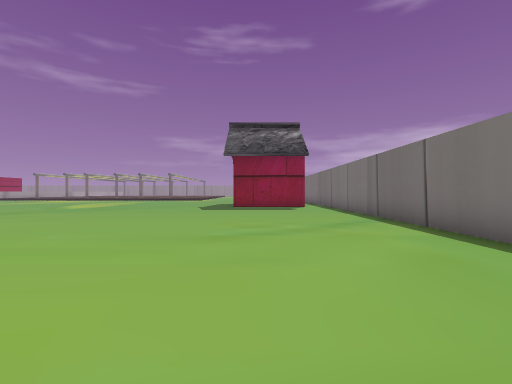
[1] (above)

24 first-person views from a walk through a level from a Godot 3-D game. The camera is 1.5 m above the floor, looks level and sees 85° across. Doors that lead somewhere are drawn open, without their leaves. The floor is counted in squares, 2 m on a side. Each view is taken from the middle of a square. On the plan, view 1 faces up. The plan holds only what a view shows up to about 10 squares ahead; the rest is blank. The place goes on beyond the plan. Flat picture figures and markers are left out. Characters and animated objects are not drawn. Some surface patterns are stand-ins.

[2]
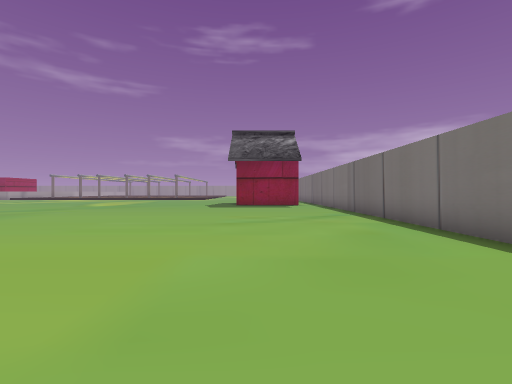

[3]
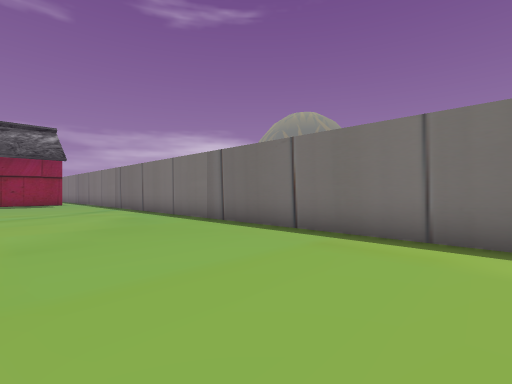

[4]
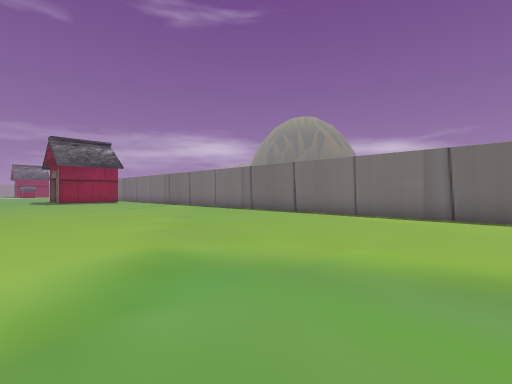

[5]
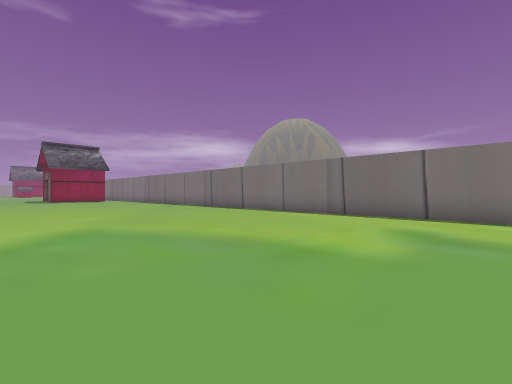

[6]
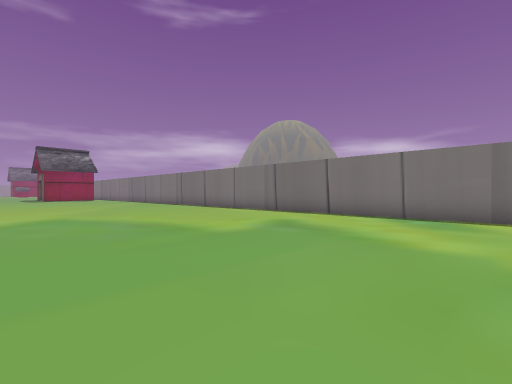

[7]
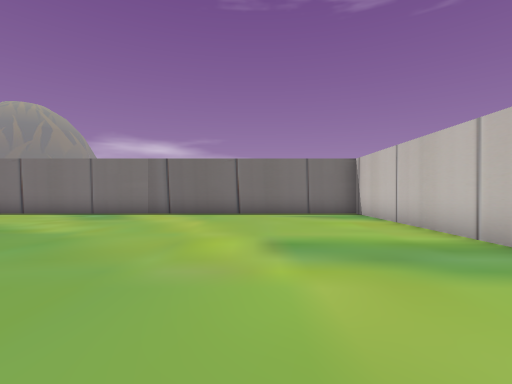

[8]
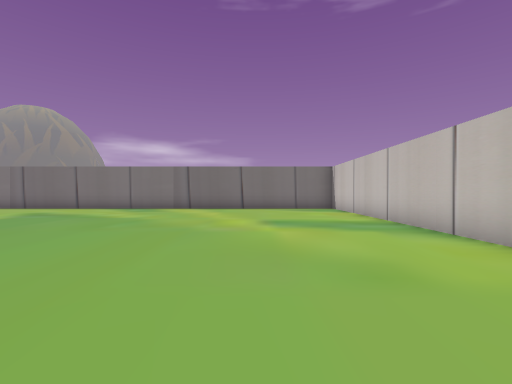

[9]
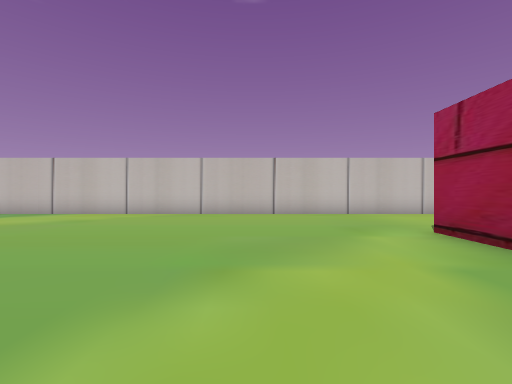

[10]
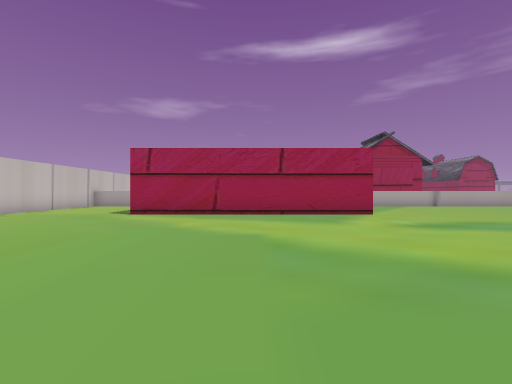

[11]
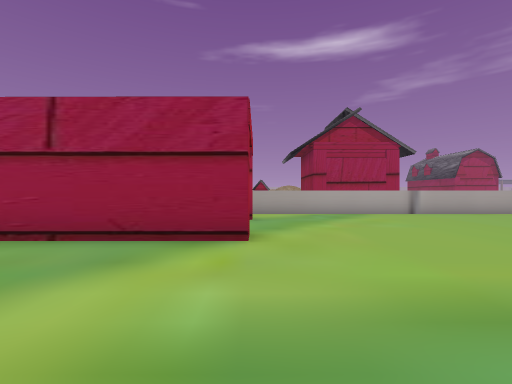

[12]
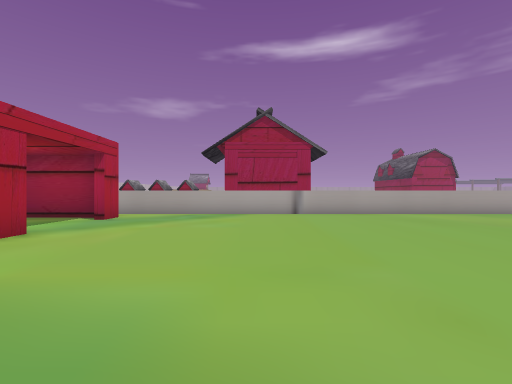

[13]
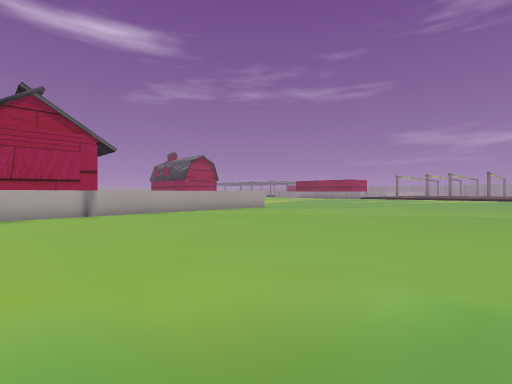

[14]
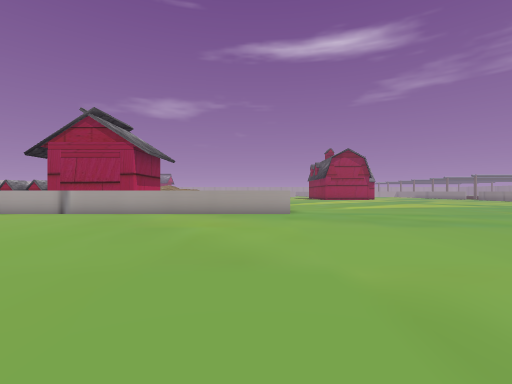

[15]
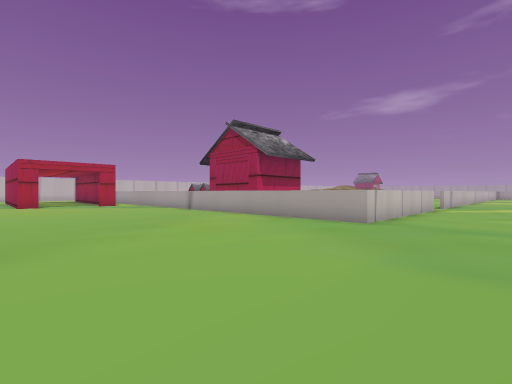

[16]
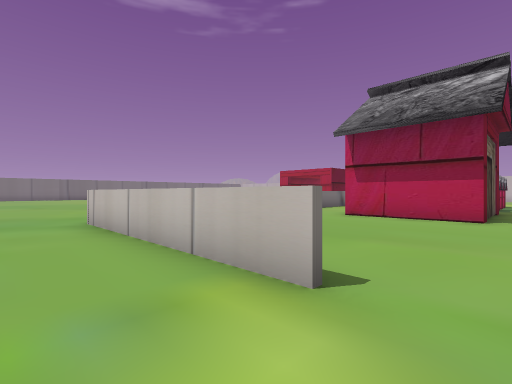

[17]
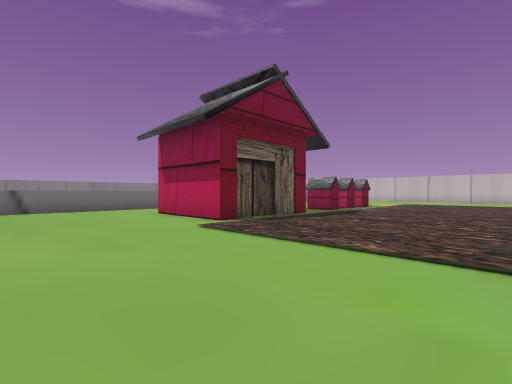

[18]
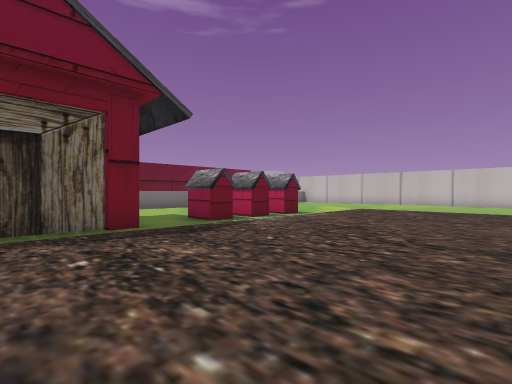

[19]
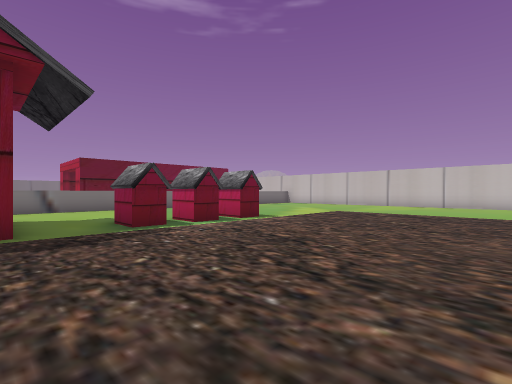

[20]
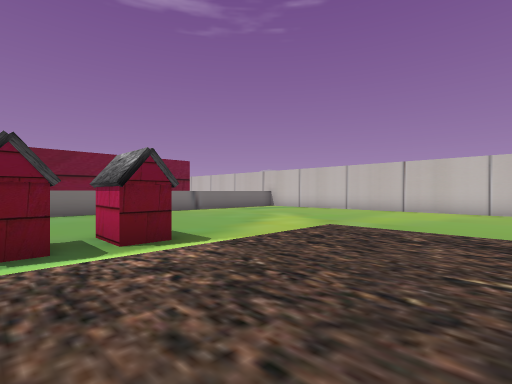

[21]
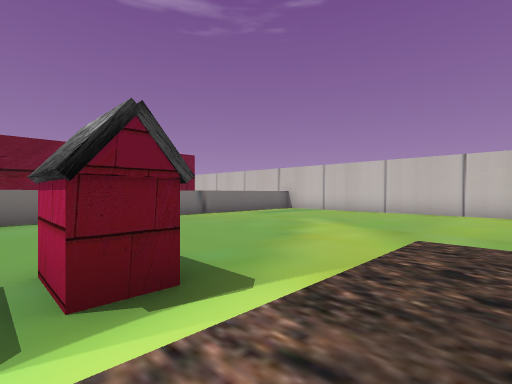

[22]
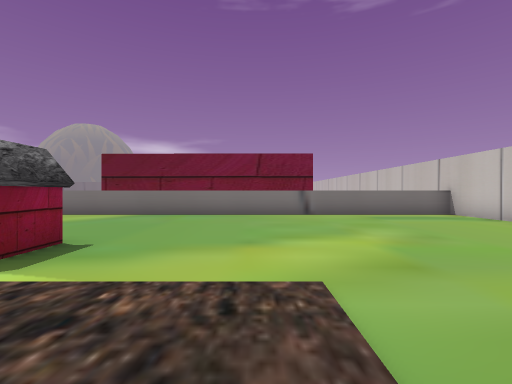

[23]
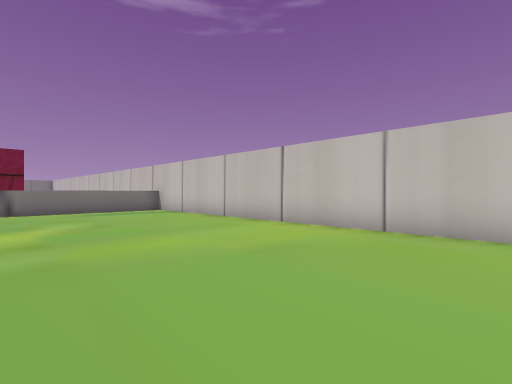

[24]
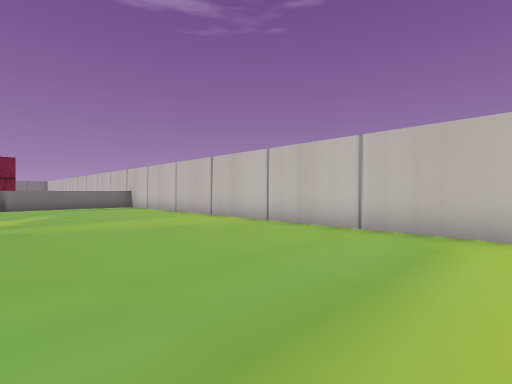

### Floor plan
Points are (right, up) in squares from view 1. A wall is a line through its corners. A room is listed if a view was taken in it or the views show most of it. See-through windows are left out.
Room 1 (views 1, 2, 3, 4, 5, 6, 7, 8, 9, 10, 11, 12, 13, 14, 15, 16)
walls: (-15.1, -8.1) (-14.3, -8.1) (-14.3, -16.2); (-18.3, -8.1) (-17.6, -8.1); (-18.2, -8.7) (-18.2, -10.7); (-18.4, -11.6) (-18.3, -10.4); (-18.4, -16.2) (-18.4, -15.6); (-25.9, 5.2) (-19.6, 5.2) (-19.6, -8.8); (-17.1, -20.5) (3.7, -20.5) (3.7, 10)
ways out: open door at (-26.5, 5) to room 2
Room 2 (views 17, 18, 19, 20, 21, 22, 23, 24)
walls: (-26, -8.1) (-26, -7.3) (-24.9, -7.3); (-26, -9.8) (-26, -8.8) (-24.9, -8.8); (-26, -5.5) (-26, -1.5); (-26.1, -5.4) (-26.1, -4.8); (-24.9, -11.2) (-26, -11.2) (-26, -10.4) (-24.9, -10.4); (-26.2, -1.5) (-22.6, -1.5); (-19.7, 1.1) (-19.7, 2.5); (-33.9, -20.5) (-19, -20.5); (-19.7, -20.5) (-19.7, -5.8)
ways out: open door at (-26.5, 5) to room 1

Positions as (right, up) in squares from view 1, and headings:
1: (0, 0), facing up
2: (0, -2), facing up
3: (-1, -5), facing up-right
4: (-5, -8), facing up-right
5: (-5, -11), facing up-right
6: (-5, -14), facing up-right
7: (-6, -17), facing right
8: (-9, -17), facing right
9: (-11, -11), facing down
10: (-5, -12), facing left
11: (-10, -8), facing left
12: (-10, -4), facing left
13: (-10, -5), facing up-left
14: (-10, 4), facing left
15: (-13, 8), facing down-left
16: (-27, 7), facing down-right
17: (-32, 3), facing down-right
18: (-32, -3), facing down-right
19: (-32, -5), facing down-right
20: (-30, -9), facing down-right
21: (-28, -10), facing down-right
22: (-29, -14), facing right
23: (-31, -15), facing down-right
24: (-34, -15), facing down-right
